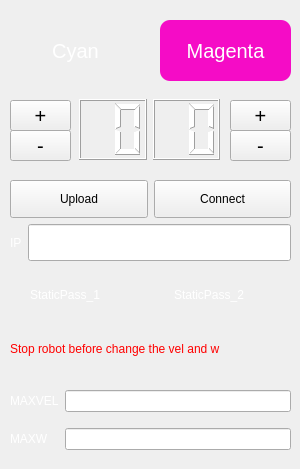
   <widget class="QWidget" name="tab_vs">
    <attribute name="title">
     <string/>
    </attribute>
    <widget class="QPushButton" name="magenta">
     <property name="geometry">
      <rect>
       <x>160</x>
       <y>20</y>
       <width>131</width>
       <height>61</height>
      </rect>
     </property>
     <property name="font">
      <font>
       <pointsize>15</pointsize>
      </font>
     </property>
     <property name="cursor">
      <cursorShape>ArrowCursor</cursorShape>
     </property>
     <property name="focusPolicy">
      <enum>Qt::NoFocus</enum>
     </property>
     <property name="styleSheet">
      <string notr="true">QPushButton{
color:rgb(255, 255, 255);
background-color:rgb(245, 12, 198);
border:0;
border-radius:10px;
}</string>
     </property>
     <property name="text">
      <string>Magenta</string>
     </property>
    </widget>
    <widget class="QWidget" name="gridLayoutWidget">
     <property name="geometry">
      <rect>
       <x>10</x>
       <y>180</y>
       <width>281</width>
       <height>81</height>
      </rect>
     </property>
     <layout class="QGridLayout" name="gridLayout_2">
      <item row="0" column="1">
       <widget class="QPushButton" name="connectRefe">
        <property name="sizePolicy">
         <sizepolicy hsizetype="Expanding" vsizetype="Expanding">
          <horstretch>0</horstretch>
          <verstretch>0</verstretch>
         </sizepolicy>
        </property>
        <property name="focusPolicy">
         <enum>Qt::NoFocus</enum>
        </property>
        <property name="text">
         <string>Connect</string>
        </property>
       </widget>
      </item>
      <item row="0" column="0">
       <widget class="QPushButton" name="upload">
        <property name="sizePolicy">
         <sizepolicy hsizetype="Expanding" vsizetype="Expanding">
          <horstretch>0</horstretch>
          <verstretch>0</verstretch>
         </sizepolicy>
        </property>
        <property name="focusPolicy">
         <enum>Qt::NoFocus</enum>
        </property>
        <property name="text">
         <string>Upload</string>
        </property>
       </widget>
      </item>
      <item row="1" column="0" colspan="2">
       <layout class="QHBoxLayout" name="horizontalLayout_3">
        <item>
         <widget class="QLabel" name="IP">
          <property name="styleSheet">
           <string notr="true">color:rgb(255, 255, 255)</string>
          </property>
          <property name="text">
           <string>IP</string>
          </property>
         </widget>
        </item>
        <item>
         <widget class="QLineEdit" name="IP_in">
          <property name="sizePolicy">
           <sizepolicy hsizetype="Expanding" vsizetype="Expanding">
            <horstretch>0</horstretch>
            <verstretch>0</verstretch>
           </sizepolicy>
          </property>
          <property name="focusPolicy">
           <enum>Qt::ClickFocus</enum>
          </property>
          <property name="maxLength">
           <number>15</number>
          </property>
         </widget>
        </item>
       </layout>
      </item>
     </layout>
    </widget>
    <widget class="QPushButton" name="cyan">
     <property name="geometry">
      <rect>
       <x>10</x>
       <y>20</y>
       <width>131</width>
       <height>61</height>
      </rect>
     </property>
     <property name="font">
      <font>
       <pointsize>15</pointsize>
      </font>
     </property>
     <property name="focusPolicy">
      <enum>Qt::NoFocus</enum>
     </property>
     <property name="styleSheet">
      <string notr="true">QPushButton{
color:rgb(255, 255, 255);
border:0;
border-radius:10px;
}</string>
     </property>
     <property name="text">
      <string>Cyan</string>
     </property>
    </widget>
    <widget class="QPushButton" name="Score1_up">
     <property name="geometry">
      <rect>
       <x>10</x>
       <y>100</y>
       <width>61</width>
       <height>31</height>
      </rect>
     </property>
     <property name="font">
      <font>
       <pointsize>15</pointsize>
      </font>
     </property>
     <property name="focusPolicy">
      <enum>Qt::NoFocus</enum>
     </property>
     <property name="text">
      <string>+</string>
     </property>
    </widget>
    <widget class="QPushButton" name="Score0_down">
     <property name="geometry">
      <rect>
       <x>230</x>
       <y>130</y>
       <width>61</width>
       <height>31</height>
      </rect>
     </property>
     <property name="font">
      <font>
       <pointsize>15</pointsize>
      </font>
     </property>
     <property name="focusPolicy">
      <enum>Qt::NoFocus</enum>
     </property>
     <property name="text">
      <string>-</string>
     </property>
    </widget>
    <widget class="QPushButton" name="Score1_down">
     <property name="geometry">
      <rect>
       <x>10</x>
       <y>130</y>
       <width>61</width>
       <height>31</height>
      </rect>
     </property>
     <property name="font">
      <font>
       <pointsize>15</pointsize>
      </font>
     </property>
     <property name="focusPolicy">
      <enum>Qt::NoFocus</enum>
     </property>
     <property name="text">
      <string>-</string>
     </property>
    </widget>
    <widget class="QPushButton" name="Score0_up">
     <property name="geometry">
      <rect>
       <x>230</x>
       <y>100</y>
       <width>61</width>
       <height>31</height>
      </rect>
     </property>
     <property name="font">
      <font>
       <pointsize>15</pointsize>
      </font>
     </property>
     <property name="focusPolicy">
      <enum>Qt::NoFocus</enum>
     </property>
     <property name="text">
      <string>+</string>
     </property>
    </widget>
    <widget class="QWidget" name="horizontalLayoutWidget">
     <property name="geometry">
      <rect>
       <x>79</x>
       <y>99</y>
       <width>141</width>
       <height>61</height>
      </rect>
     </property>
     <layout class="QHBoxLayout" name="horizontalLayout">
      <item>
       <widget class="QLCDNumber" name="Score1">
        <property name="styleSheet">
         <string notr="true">color:rgb(255, 255, 255)</string>
        </property>
        <property name="digitCount">
         <number>2</number>
        </property>
        <property name="segmentStyle">
         <enum>QLCDNumber::Filled</enum>
        </property>
       </widget>
      </item>
      <item>
       <widget class="QLCDNumber" name="Score0">
        <property name="styleSheet">
         <string notr="true">color:rgb(255, 255, 255)</string>
        </property>
        <property name="digitCount">
         <number>2</number>
        </property>
        <property name="intValue" stdset="0">
         <number>0</number>
        </property>
       </widget>
      </item>
     </layout>
    </widget>
    <widget class="QWidget" name="horizontalLayoutWidget_2">
     <property name="geometry">
      <rect>
       <x>10</x>
       <y>380</y>
       <width>281</width>
       <height>80</height>
      </rect>
     </property>
     <layout class="QHBoxLayout" name="horizontalLayout_2">
      <item>
       <layout class="QGridLayout" name="gridLayout_4">
        <item row="1" column="0">
         <widget class="QLabel" name="w_dis">
          <property name="styleSheet">
           <string notr="true">color :rgb(255, 255, 255)</string>
          </property>
          <property name="text">
           <string>MAXW</string>
          </property>
         </widget>
        </item>
        <item row="1" column="1">
         <widget class="QLineEdit" name="maxw">
          <property name="focusPolicy">
           <enum>Qt::ClickFocus</enum>
          </property>
         </widget>
        </item>
        <item row="0" column="1">
         <widget class="QLineEdit" name="maxvel">
          <property name="focusPolicy">
           <enum>Qt::ClickFocus</enum>
          </property>
         </widget>
        </item>
        <item row="0" column="0">
         <widget class="QLabel" name="vel_dis">
          <property name="styleSheet">
           <string notr="true">color :rgb(255, 255, 255)</string>
          </property>
          <property name="text">
           <string>MAXVEL</string>
          </property>
         </widget>
        </item>
       </layout>
      </item>
     </layout>
    </widget>
    <widget class="QWidget" name="horizontalLayoutWidget_3">
     <property name="geometry">
      <rect>
       <x>10</x>
       <y>280</y>
       <width>281</width>
       <height>31</height>
      </rect>
     </property>
     <layout class="QHBoxLayout" name="horizontalLayout_4">
      <item>
       <widget class="QRadioButton" name="staticpass1">
        <property name="focusPolicy">
         <enum>Qt::NoFocus</enum>
        </property>
        <property name="styleSheet">
         <string notr="true">QRadioButton{color:rgb(255,255,255); background:transparent}</string>
        </property>
        <property name="text">
         <string>StaticPass_1</string>
        </property>
       </widget>
      </item>
      <item>
       <widget class="QRadioButton" name="staticpass2">
        <property name="focusPolicy">
         <enum>Qt::NoFocus</enum>
        </property>
        <property name="styleSheet">
         <string notr="true">QRadioButton{color:rgb(255,255,255); background:transparent}</string>
        </property>
        <property name="text">
         <string>StaticPass_2</string>
        </property>
       </widget>
      </item>
     </layout>
    </widget>
    <widget class="QLabel" name="notice">
     <property name="geometry">
      <rect>
       <x>10</x>
       <y>340</y>
       <width>281</width>
       <height>17</height>
      </rect>
     </property>
     <property name="styleSheet">
      <string notr="true">color: rgb(255, 0, 0);</string>
     </property>
     <property name="text">
      <string>Stop robot before change the vel and w</string>
     </property>
    </widget>
   </widget>
